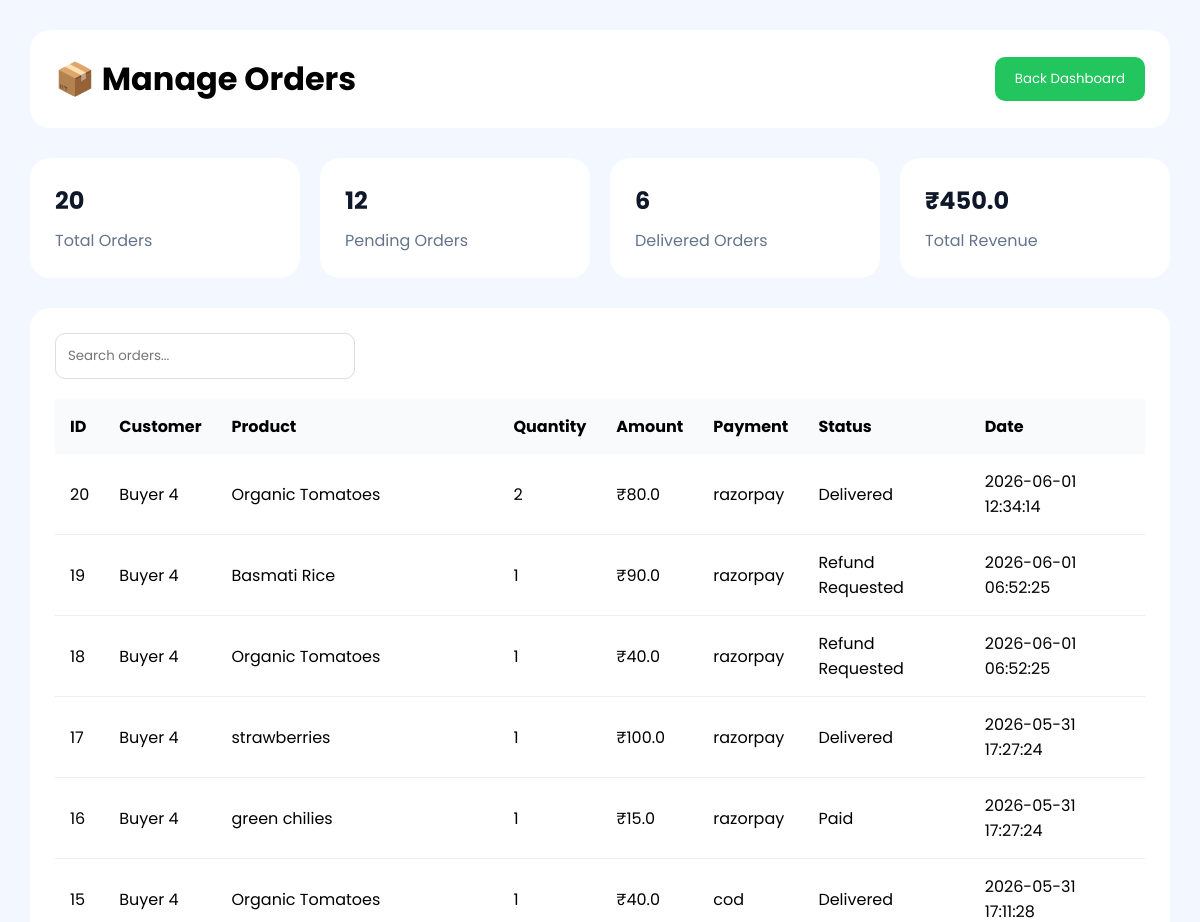
The app's page /manage-orders.html (upper part), older data.
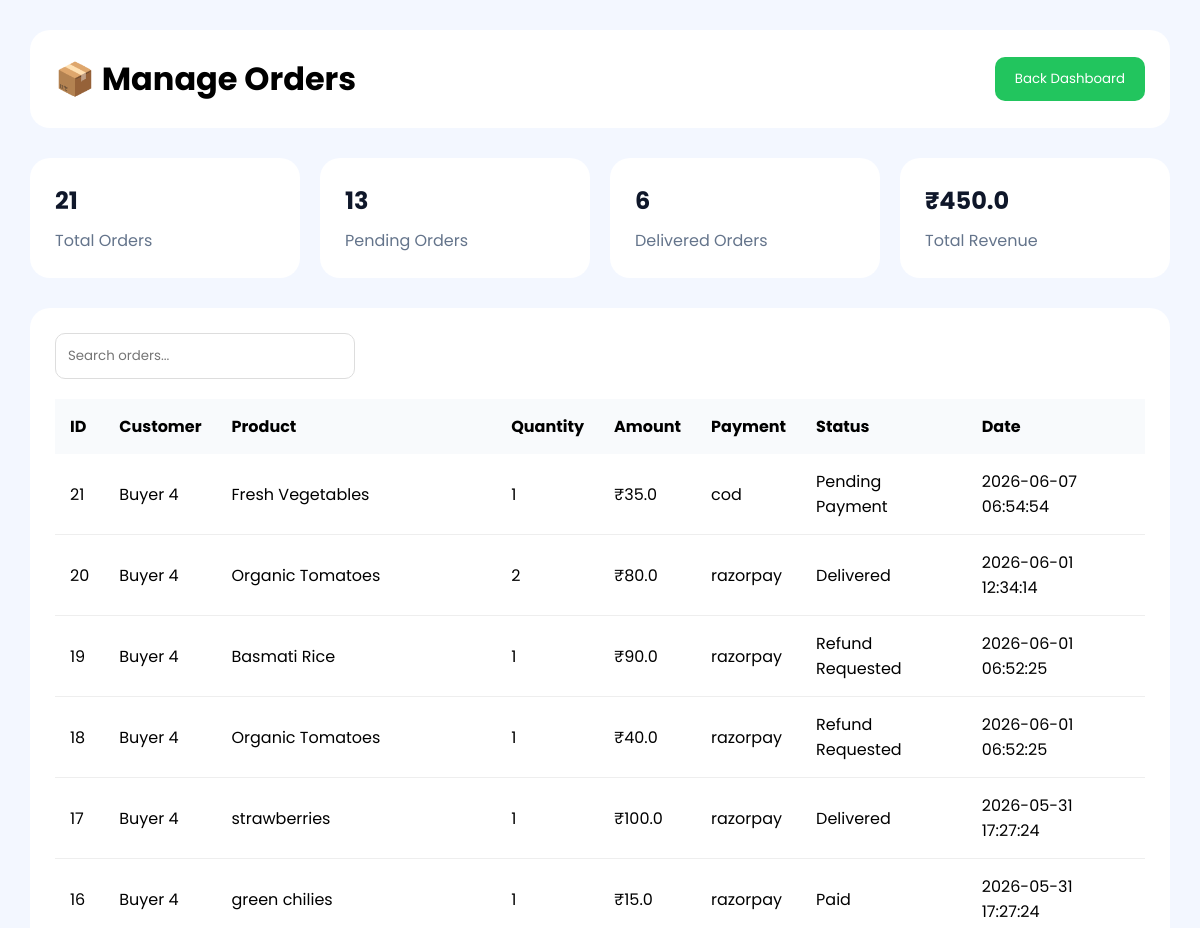
The same page, newer data.
### tables this page shows
CREATE TABLE orders (

            id INTEGER PRIMARY KEY AUTOINCREMENT,

            buyer_id INTEGER,

            product_name TEXT NOT NULL,

            quantity INTEGER NOT NULL,

            total_price REAL NOT NULL,

            payment_method TEXT NOT NULL,

            status TEXT DEFAULT 'Paid',

            order_date TIMESTAMP DEFAULT CURRENT_TIMESTAMP

        , estimated_date TEXT, estimated_time TEXT, farmer_id INTEGER);

### app.py (the view)
@app.route("/manage-orders.html")
def manageOrders():
    conn = get_db_connection()
    orders = conn.execute(
        """
        SELECT *
        FROM orders
        ORDER BY id DESC
        """
    ).fetchall()
    total_orders = conn.execute(
        """
        SELECT COUNT(*) as total
        FROM orders
        """
    ).fetchone()["total"]
    pending_orders = conn.execute(
        """
        SELECT COUNT(*) as total
        FROM orders
        WHERE status != 'Delivered'
        AND status != 'Rejected'

        """
    ).fetchone()["total"]
    delivered_orders = conn.execute(
        """
        SELECT COUNT(*) as total
        FROM orders
        WHERE status = 'Delivered'
        """
    ).fetchone()["total"]
    rejected_orders = conn.execute(
        """
        SELECT COUNT(*) as total
        FROM orders
        WHERE status = 'Rejected'
        """
    ).fetchone()["total"]
    total_revenue = conn.execute(
        """
        SELECT COALESCE(SUM(total_price),0) as revenue
        FROM orders
        WHERE status = 'Delivered'
        """
    ).fetchone()["revenue"]
    conn.close()
    return render_template(
        "manage-orders.html",
        orders=orders,
        total_orders=total_orders,
        pending_orders=pending_orders,
        delivered_orders=delivered_orders,
        rejected_orders=rejected_orders,
        total_revenue=total_revenue
    )

### db.py (called while the page is built)
def get_db_connection():
    conn = sqlite3.connect("database.db")
    conn.row_factory = sqlite3.Row
    return conn

### templates/manage-orders.html (shortened to what this page needs)
<!DOCTYPE html>
<html>
<head>
<link rel="stylesheet"
href="https://cdnjs.cloudflare.com/ajax/libs/font-awesome/6.5.1/css/all.min.css"/>
</head>
<body>
<div class="topbar">
    <h1>📦 Manage Orders</h1>
    <a href="admin-dashboard.html">
        <button class="back-btn">
            Back Dashboard
        </button>
    </a>
</div>
<div class="stats">
    <div class="card">
        <h2>{{ total_orders }}</h2>
        <p>Total Orders</p>
    </div>
    <div class="card">
        <h2>{{ pending_orders }}</h2>
        <p>Pending Orders</p>
    </div>
    <div class="card">
        <h2>{{ delivered_orders }}</h2>
        <p>Delivered Orders</p>
    </div>
    <div class="card">
        <h2>₹{{ total_revenue }}</h2>
        <p>Total Revenue</p>
    </div>
</div>
<div class="orders-box">
    <input
    type="text"
    id="searchInput"
    class="search-box"
    placeholder="Search orders..."
    onkeyup="searchOrders()">
    <table>
        <thead>
            <tr>
                <th>ID</th>
                <th>Customer</th>
                <th>Product</th>
                <th>Quantity</th>
                <th>Amount</th>
                <th>Payment</th>
                <th>Status</th>
                <th>Date</th>
            </tr>
        </thead>
        <tbody>
        {% for order in orders %}
        <tr>
            <td>{{ order.id }}</td>
            <td>Buyer {{ order.buyer_id }}</td>
            <td>{{ order.product_name }}</td>
            <td>{{ order.quantity }}</td>
            <td>₹{{ order.total_price }}</td>
            <td>{{ order.payment_method }}</td>
            <td>{{ order.status }}</td>
            <td>{{ order.order_date }}</td>
        </tr>
        {% endfor %}
        </tbody>
    </table>
</div>
</body>
</html>

Row changes from the older to the newer data that the page shows:
no longer on this page (row unchanged): orders: id "15", buyer_id "4", product_name "Organic Tomatoes", quantity "1", total_price "40.0", payment_method "cod", status "Delivered", order_date "2026-05-31 17:11:28"
added orders: id "21", buyer_id "4", product_name "Fresh Vegetables", quantity "1", total_price "35.0", payment_method "cod", status "Pending Payment", order_date "2026-06-07 06:54:54"
Text that changed along with them:
{{ total_orders }}: "20" → "21"
{{ pending_orders }}: "12" → "13"
